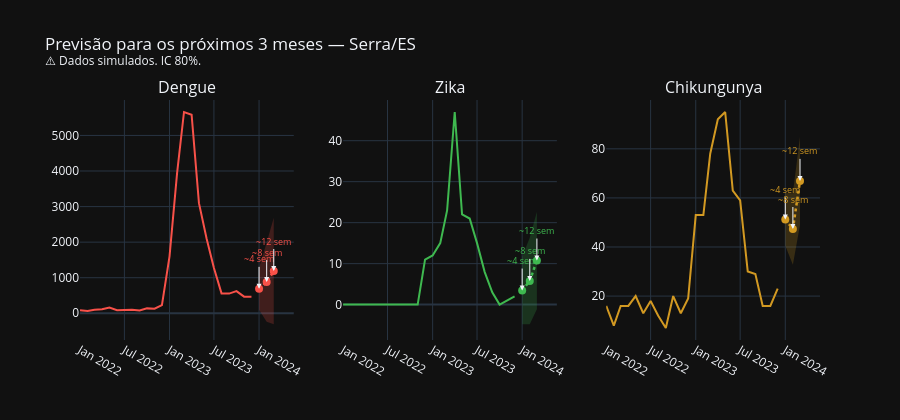

Notebook cell for this chart:
### Code cell
fig2 = make_subplots(rows=1, cols=3,
                     subplot_titles=[d.capitalize() for d in DOENCAS])

for col, doenca in enumerate(DOENCAS, start=1):
    serie_completa = casos.set_index("data")[doenca].asfreq("MS")
    cor = CORES[doenca]
    pf  = previsoes_futuras[doenca]

    # Últimos 24 meses de histórico
    historico_recente = serie_completa.iloc[-24:]

    fig2.add_trace(go.Scatter(
        x=historico_recente.index, y=historico_recente.values,
        name=f"{doenca.capitalize()}", line=dict(color=cor, width=2),
        showlegend=False,
    ), row=1, col=col)

    # Previsão futura
    fig2.add_trace(go.Scatter(
        x=pf["pred"].index, y=pf["pred"].values,
        name="Previsão", mode="lines+markers",
        line=dict(color=cor, width=2.5, dash="dot"),
        marker=dict(size=8), showlegend=False,
    ), row=1, col=col)

    # IC
    fig2.add_trace(go.Scatter(
        x=list(pf["ci"].index) + list(pf["ci"].index[::-1]),
        y=list(pf["ci"].iloc[:, 0]) + list(pf["ci"].iloc[:, 1][::-1]),
        fill="toself",
        fillcolor=hex_rgba(cor, 0.2),
        line=dict(color="rgba(0,0,0,0)"),
        showlegend=False,
    ), row=1, col=col)

    for j, (label) in enumerate(["~4 sem", "~8 sem", "~12 sem"]):
        fig2.add_annotation(
            x=pf["pred"].index[j], y=pf["pred"].values[j],
            text=label, showarrow=True, arrowhead=2,
            ax=0, ay=-30, font=dict(size=9, color=cor),
            row=1, col=col
        )

fig2.update_layout(
    height=420,
    title="Previsão para os próximos 3 meses — Serra/ES<br>"
          "<sup>⚠️ Dados simulados. IC 80%.</sup>",
    template="plotly_dark",
)
fig2.show()

### Figure 1 — Plotly figure (JSON) as saved in the notebook; plotly's stock layout.template omitted (floating-point values rounded to 4 significant figures)
{"data": [{"line": {"color": "#f85149", "width": 2}, "name": "Dengue", "showlegend": false, "type": "scatter", "x": ["2022-01-01T00:00:00.000000", "2022-02-01T00:00:00.000000", "2022-03-01T00:00:00.000000", "2022-04-01T00:00:00.000000", "2022-05-01T00:00:00.000000", "2022-06-01T00:00:00.000000", "2022-07-01T00:00:00.000000", "2022-08-01T00:00:00.000000", "2022-09-01T00:00:00.000000", "2022-10-01T00:00:00.000000", "2022-11-01T00:00:00.000000", "2022-12-01T00:00:00.000000", "2023-01-01T00:00:00.000000", "2023-02-01T00:00:00.000000", "2023-03-01T00:00:00.000000", "2023-04-01T00:00:00.000000", "2023-05-01T00:00:00.000000", "2023-06-01T00:00:00.000000", "2023-07-01T00:00:00.000000", "2023-08-01T00:00:00.000000", "2023-09-01T00:00:00.000000", "2023-10-01T00:00:00.000000", "2023-11-01T00:00:00.000000", "2023-12-01T00:00:00.000000"], "xaxis": "x", "y": [86, 62, 98, 113, 163, 87, 93, 98, 81, 138, 129, 232, 1601, 3957, 5659, 5581, 3097, 2101, 1271, 559, 553, 624, 467, 466], "yaxis": "y"}, {"line": {"color": "#f85149", "dash": "dot", "width": 2.5}, "marker": {"size": 8}, "mode": "lines+markers", "name": "Previsão", "showlegend": false, "type": "scatter", "x": ["2024-01-01T00:00:00.000000", "2024-02-01T00:00:00.000000", "2024-03-01T00:00:00.000000"], "xaxis": "x", "y": [687.1, 876.3, 1188.0], "yaxis": "y"}, {"fill": "toself", "fillcolor": "rgba(248,81,73,0.2)", "line": {"color": "rgba(0,0,0,0)"}, "showlegend": false, "type": "scatter", "x": ["2024-01-01T00:00:00", "2024-02-01T00:00:00", "2024-03-01T00:00:00", "2024-03-01T00:00:00", "2024-02-01T00:00:00", "2024-01-01T00:00:00"], "xaxis": "x", "y": [100.9, -236.4, -308.3, 2684.0, 1989.0, 1273.0], "yaxis": "y"}, {"line": {"color": "#3fb950", "width": 2}, "name": "Zika", "showlegend": false, "type": "scatter", "x": ["2022-01-01T00:00:00.000000", "2022-02-01T00:00:00.000000", "2022-03-01T00:00:00.000000", "2022-04-01T00:00:00.000000", "2022-05-01T00:00:00.000000", "2022-06-01T00:00:00.000000", "2022-07-01T00:00:00.000000", "2022-08-01T00:00:00.000000", "2022-09-01T00:00:00.000000", "2022-10-01T00:00:00.000000", "2022-11-01T00:00:00.000000", "2022-12-01T00:00:00.000000", "2023-01-01T00:00:00.000000", "2023-02-01T00:00:00.000000", "2023-03-01T00:00:00.000000", "2023-04-01T00:00:00.000000", "2023-05-01T00:00:00.000000", "2023-06-01T00:00:00.000000", "2023-07-01T00:00:00.000000", "2023-08-01T00:00:00.000000", "2023-09-01T00:00:00.000000", "2023-10-01T00:00:00.000000", "2023-11-01T00:00:00.000000", "2023-12-01T00:00:00.000000"], "xaxis": "x2", "y": [0, 0, 0, 0, 0, 0, 0, 0, 0, 0, 0, 11, 12, 15, 23, 47, 22, 21, 15, 8, 3, 0, 1, 2], "yaxis": "y2"}, {"line": {"color": "#3fb950", "dash": "dot", "width": 2.5}, "marker": {"size": 8}, "mode": "lines+markers", "name": "Previsão", "showlegend": false, "type": "scatter", "x": ["2024-01-01T00:00:00.000000", "2024-02-01T00:00:00.000000", "2024-03-01T00:00:00.000000"], "xaxis": "x2", "y": [3.429, 5.786, 10.76], "yaxis": "y2"}, {"fill": "toself", "fillcolor": "rgba(63,185,80,0.2)", "line": {"color": "rgba(0,0,0,0)"}, "showlegend": false, "type": "scatter", "x": ["2024-01-01T00:00:00", "2024-02-01T00:00:00", "2024-03-01T00:00:00", "2024-03-01T00:00:00", "2024-02-01T00:00:00", "2024-01-01T00:00:00"], "xaxis": "x2", "y": [-4.783, -4.791, -1.128, 22.65, 16.36, 11.64], "yaxis": "y2"}, {"line": {"color": "#d29922", "width": 2}, "name": "Chikungunya", "showlegend": false, "type": "scatter", "x": ["2022-01-01T00:00:00.000000", "2022-02-01T00:00:00.000000", "2022-03-01T00:00:00.000000", "2022-04-01T00:00:00.000000", "2022-05-01T00:00:00.000000", "2022-06-01T00:00:00.000000", "2022-07-01T00:00:00.000000", "2022-08-01T00:00:00.000000", "2022-09-01T00:00:00.000000", "2022-10-01T00:00:00.000000", "2022-11-01T00:00:00.000000", "2022-12-01T00:00:00.000000", "2023-01-01T00:00:00.000000", "2023-02-01T00:00:00.000000", "2023-03-01T00:00:00.000000", "2023-04-01T00:00:00.000000", "2023-05-01T00:00:00.000000", "2023-06-01T00:00:00.000000", "2023-07-01T00:00:00.000000", "2023-08-01T00:00:00.000000", "2023-09-01T00:00:00.000000", "2023-10-01T00:00:00.000000", "2023-11-01T00:00:00.000000", "2023-12-01T00:00:00.000000"], "xaxis": "x3", "y": [16, 8, 16, 16, 20, 13, 18, 12, 7, 20, 13, 19, 53, 53, 78, 92, 95, 63, 59, 30, 29, 16, 16, 23], "yaxis": "y3"}, {"line": {"color": "#d29922", "dash": "dot", "width": 2.5}, "marker": {"size": 8}, "mode": "lines+markers", "name": "Previsão", "showlegend": false, "type": "scatter", "x": ["2024-01-01T00:00:00.000000", "2024-02-01T00:00:00.000000", "2024-03-01T00:00:00.000000"], "xaxis": "x3", "y": [51.24, 47.33, 66.93], "yaxis": "y3"}, {"fill": "toself", "fillcolor": "rgba(210,153,34,0.2)", "line": {"color": "rgba(0,0,0,0)"}, "showlegend": false, "type": "scatter", "x": ["2024-01-01T00:00:00", "2024-02-01T00:00:00", "2024-03-01T00:00:00", "2024-03-01T00:00:00", "2024-02-01T00:00:00", "2024-01-01T00:00:00"], "xaxis": "x3", "y": [40.47, 32.73, 48.96, 84.9, 61.93, 62.01], "yaxis": "y3"}], "layout": {"annotations": [{"font": {"size": 16}, "showarrow": false, "text": "Dengue", "x": 0.1444, "xanchor": "center", "xref": "paper", "y": 1, "yanchor": "bottom", "yref": "paper"}, {"font": {"size": 16}, "showarrow": false, "text": "Zika", "x": 0.5, "xanchor": "center", "xref": "paper", "y": 1, "yanchor": "bottom", "yref": "paper"}, {"font": {"size": 16}, "showarrow": false, "text": "Chikungunya", "x": 0.8556, "xanchor": "center", "xref": "paper", "y": 1, "yanchor": "bottom", "yref": "paper"}, {"arrowhead": 2, "ax": 0, "ay": -30, "font": {"color": "#f85149", "size": 9}, "showarrow": true, "text": "~4 sem", "x": "2024-01-01T00:00:00", "xref": "x", "y": 687.1, "yref": "y"}, {"arrowhead": 2, "ax": 0, "ay": -30, "font": {"color": "#f85149", "size": 9}, "showarrow": true, "text": "~8 sem", "x": "2024-02-01T00:00:00", "xref": "x", "y": 876.3, "yref": "y"}, {"arrowhead": 2, "ax": 0, "ay": -30, "font": {"color": "#f85149", "size": 9}, "showarrow": true, "text": "~12 sem", "x": "2024-03-01T00:00:00", "xref": "x", "y": 1188.0, "yref": "y"}, {"arrowhead": 2, "ax": 0, "ay": -30, "font": {"color": "#3fb950", "size": 9}, "showarrow": true, "text": "~4 sem", "x": "2024-01-01T00:00:00", "xref": "x2", "y": 3.429, "yref": "y2"}, {"arrowhead": 2, "ax": 0, "ay": -30, "font": {"color": "#3fb950", "size": 9}, "showarrow": true, "text": "~8 sem", "x": "2024-02-01T00:00:00", "xref": "x2", "y": 5.786, "yref": "y2"}, {"arrowhead": 2, "ax": 0, "ay": -30, "font": {"color": "#3fb950", "size": 9}, "showarrow": true, "text": "~12 sem", "x": "2024-03-01T00:00:00", "xref": "x2", "y": 10.76, "yref": "y2"}, {"arrowhead": 2, "ax": 0, "ay": -30, "font": {"color": "#d29922", "size": 9}, "showarrow": true, "text": "~4 sem", "x": "2024-01-01T00:00:00", "xref": "x3", "y": 51.24, "yref": "y3"}, {"arrowhead": 2, "ax": 0, "ay": -30, "font": {"color": "#d29922", "size": 9}, "showarrow": true, "text": "~8 sem", "x": "2024-02-01T00:00:00", "xref": "x3", "y": 47.33, "yref": "y3"}, {"arrowhead": 2, "ax": 0, "ay": -30, "font": {"color": "#d29922", "size": 9}, "showarrow": true, "text": "~12 sem", "x": "2024-03-01T00:00:00", "xref": "x3", "y": 66.93, "yref": "y3"}], "height": 420, "title": {"text": "Previsão para os próximos 3 meses — Serra/ES<br><sup>⚠️ Dados simulados. IC 80%.</sup>"}, "xaxis": {"anchor": "y", "domain": [0, 0.2889]}, "xaxis2": {"anchor": "y2", "domain": [0.3556, 0.6444]}, "xaxis3": {"anchor": "y3", "domain": [0.7111, 1]}, "yaxis": {"anchor": "x", "domain": [0, 1]}, "yaxis2": {"anchor": "x2", "domain": [0, 1]}, "yaxis3": {"anchor": "x3", "domain": [0, 1]}}}
